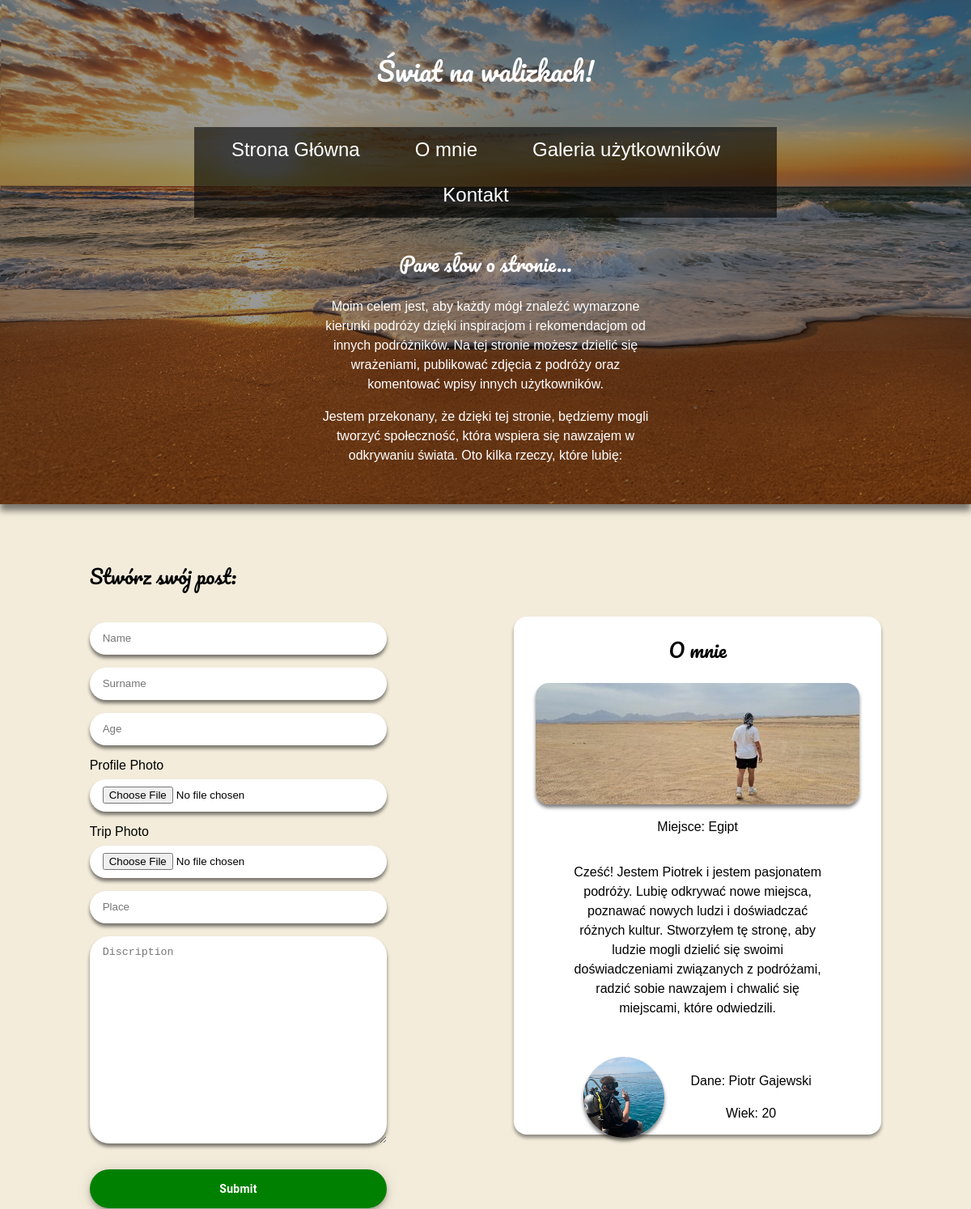
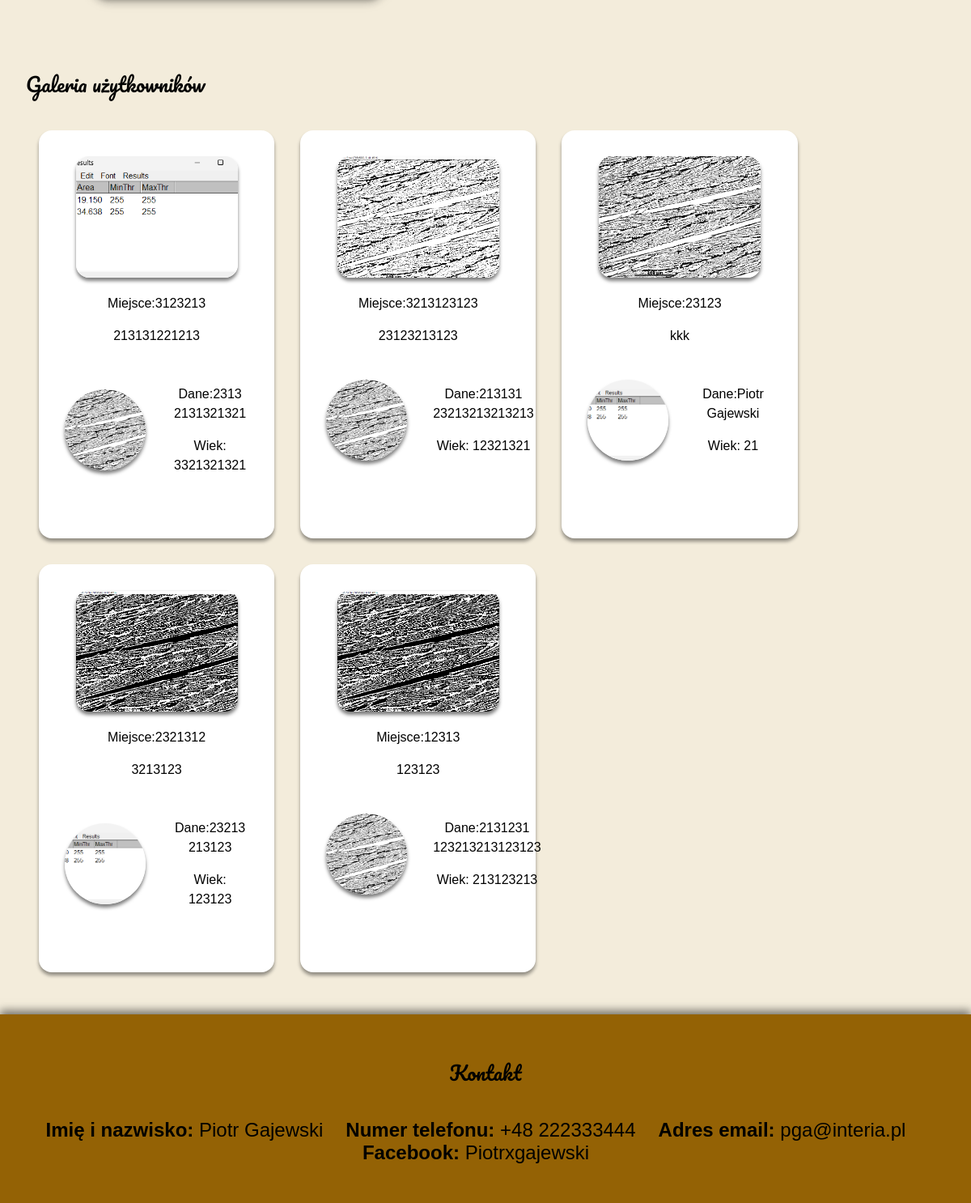
The page / on the database its author committed (2 pictures, top to bottom).
### www/models.py (models this page shows, shortened)
class Post(models.Model):
    name = models.CharField(max_length=40)
    surname = models.CharField(max_length=40)
    age = models.CharField(max_length=40)
    place = models.CharField(max_length=40)
    userphoto = models.ImageField(upload_to='images')
    photo = models.ImageField(upload_to='images')
    text = models.CharField(max_length=100, default='')
    create = models.DateTimeField(auto_now=False, auto_now_add=True)

### www/views.py (the view)
# urls.py: path('', views.index, name='index'),
def index(request):
    if request.method == 'POST':
        form = PostForm(request.POST, request.FILES)
        if form.is_valid():
            form.save()
            return redirect('index')
        else:
            print(form.errors)  # Print form errors to the console for debugging
    else:
        form = PostForm()
    posts = Post.objects.all()
    return render(request, 'www/index.html', {'form': form, 'posts': posts})

### www/forms.py
class PostForm(forms.ModelForm):
    name = forms.CharField(max_length=40, widget=forms.TextInput(attrs={'placeholder': 'Name'}))
    surname = forms.CharField(max_length=40, widget=forms.TextInput(attrs={'placeholder': 'Surname'}))
    age = forms.CharField(max_length=40, widget=forms.TextInput(attrs={'placeholder': 'Age'}))
    userphoto = forms.ImageField(widget=forms.FileInput(attrs={'placeholder': 'Choose your profile photo'}))
    place = forms.CharField(max_length=40, widget=forms.TextInput(attrs={'placeholder': 'Place'}))
    photo = forms.ImageField(widget=forms.FileInput(attrs={'placeholder': 'Choose your place photo'}))
    text = forms.CharField(max_length=50, widget=forms.Textarea(attrs={'placeholder': 'Discription'}))
    class Meta:
        model = Post
        fields = '__all__'

### www/templates/www/index.html (shortened to what this page needs)
<!DOCTYPE html>
<html lang="en">
<head>
    {% load static %}
    <link rel="stylesheet" href="{% static 'contact.css' %}">
    <link rel="stylesheet" href="{% static 'header_about.css' %}">
    <link rel="stylesheet" href="{% static 'about_me_and_form.css' %}">
    <link rel="stylesheet" href="{% static 'form.css' %}">
    <link rel="stylesheet" href="{% static 'users_gallery.css' %}">
</head>
<body>
    <section class="header_about">
        <header>
            <h1>Świat na walizkach! </h1>
            <nav>
                <ul class="navi">
                    <li><a href="#home">Strona Główna</a></li>
                    <li><a href="#about">O mnie</a></li>
                    <li><a href="#gallery">Galeria użytkowników</a></li>
                    <li><a href="#contact">Kontakt</a></li>
                </ul>
            </nav>
                <section class="about">
                    <h2>Pare słow o stronie...</h2>
                    <p>Moim celem jest, aby każdy mógł znaleźć wymarzone kierunki podróży dzięki inspiracjom i rekomendacjom od innych podróżników. Na tej stronie możesz dzielić się wrażeniami, publikować zdjęcia z podróży oraz komentować wpisy innych użytkowników.</p>
                    <p>Jestem przekonany, że dzięki tej stronie, będziemy mogli tworzyć społeczność, która wspiera się nawzajem w odkrywaniu świata. Oto kilka rzeczy, które lubię:</p>
                </section>
            </header>
    </section>
    <main>
        <section id="about" class="about_me_and_form">
            <form class="add_post_form" method="POST" enctype="multipart/form-data">
                <h2>Stwórz swój post:</h2>
                {{form.name}}
                {{form.surname}}
                {{form.age}}
                <label>Profile Photo</label>
                {{form.userphoto}}
                <label>Trip Photo</label>
                {{form.photo}}
                {{form.place}}
                {{form.text}}
                <button type="submit">Submit</button>
            </form>
            <div class="about_me">
                <h2>O mnie </h2>
                <div class="about_me-container">
                    <div class="about_me_text">
                        <img class="about_me_text_img" src="{%  static "Miejsce1.jpg" %}" alt="Zdjęcie miejsca">
                        <p>Miejsce: Egipt</p>
                        <p>Cześć! Jestem Piotrek i jestem pasjonatem podróży. Lubię odkrywać nowe miejsca, poznawać nowych ludzi i doświadczać różnych kultur. Stworzyłem tę stronę, aby ludzie mogli dzielić się swoimi doświadczeniami związanych z podróżami, radzić sobie nawzajem i chwalić się miejscami, które odwiedzili.</p>
                    </div>
                    <div class="about_me_data">
                        <img class="about_me_data_img" src="{%  static "Omnie.jpg" %}" alt="Zdjęcie użytkownika">
                        <div class="about_me_data_text">
                            <p>Dane: Piotr  Gajewski </p>
                            <p>Wiek: 20 </p>
                        </div>
                    </div>
                </div>
            </div>
        </section>
        <section id="gallery" class="gallery">
            <h2>Galeria użytkowników</h2>
            <div class="posts">
                {% for post in posts %}
                    <a class="post" href="{% url 'post_detail' post.id %}">
                        <div class="post_text_container">
                            <img class="post_photo" src="{{post.photo.url}}" alt="{{post.name}}">
                            <p>Miejsce:{{post.place}}</p>
                            <p>{{post.text}}</p>
                        </div>
                        <div class="post_data">
                            <img class="post_userphoto" src="{{post.userphoto.url}}" alt="{{post.name}}">
                            <div class="about_me_data_text">
                                <p>Dane:{{post.name}} {{post.surname}} </p>
                                <p>Wiek: {{post.age}} </p>
                            </div>
                        </div>
                    </a>
                {% endfor %}
            </div>
        </section>
        <section id="contact">
            <h2>Kontakt</h2>
            <div class="contact_info">
                <ul>
                    <li><strong>Imię i nazwisko:</strong> Piotr Gajewski</li>
                    <li><strong>Numer telefonu:</strong> +48 222333444</li>
                    <li><strong>Adres email:</strong> pga@interia.pl</li>
                    <li><strong>Facebook:</strong> <a class="fb" href="https://www.facebook.com/Piotrxgajewski">Piotrxgajewski</a></li>
                </ul>
            </div>
        </section>
</body>
</html>

### www/static/contact.css (style rules this page uses)
#contact { background-color:rgb(148, 98, 5) ; color: black; padding: 2rem; display: flex; justify-content: center; align-items: center; flex-direction: column; box-shadow: 0px -5px 10px rgba(0, 0, 0, 0.5); margin-top: 0.25rem; }
.contact_info > ul { flex-wrap: wrap; width: 100%; }
li { margin-right: 1.5rem; font-size: 1.5rem; }
.fb { padding: 0; color: #000; }

### www/static/header_about.css (style rules this page uses)
body { margin: 0; background-color: #f3ecdb; }
header { display: flex; flex-direction: column; align-items: center; text-align: center; }
.header_about { background-image: url("tło2.jpg"); background-size:cover ; background-repeat: no-repeat; background-position: center; padding: 2rem 5rem; color: #fff; position: relative; z-index: 0; margin-bottom: 1rem; box-shadow: 0px 8px 8px rgba(0, 0, 0, 0.5); }
.header_about::before { content: ''; position: absolute; top: 0; left: 0; width: 100%; height: 100%; background-color: rgba(0, 0, 0, 0.4); z-index: -1; }
nav { display: flex; flex-direction: column; align-items: center; }
h1 { font-size: 2rem; font-family: "Pacifico", cursive; font-weight: 400; }
ul { text-align: center; position: relative; z-index: 0; width: 60vw; padding: 0; }
li { font-family: Arial, Helvetica, sans-serif; display: inline; }
a { color: #fff; padding: 14px 20px; text-decoration: none; display: inline-block; }
.navi::before { content: ''; position: absolute; top: 0; left: 0; width: 100%; height: 100%; background-color: rgba(0, 0, 0, 0.6); z-index: -1; }
.about { width: 40%; }
h2 { font-family: "Pacifico", cursive; font-weight: 400; }
p { line-height: 24px; font-family: Arial, Helvetica, sans-serif; }

### www/static/about_me_and_form.css (style rules this page uses)
.about_me_and_form { padding: 2rem; display: flex; justify-content: space-around; align-items: center; font-family: Arial, Helvetica, sans-serif; }
.about_me { background-color: #fff; text-align: center; height: auto; border-radius: 16px; width: 40%; height: 40rem; box-shadow: 0px 4px 4px rgba(0, 0, 0, 0.4); }
.about_me_text { display: flex; flex-direction: column; align-items: center; justify-content: center; }
.about_me_text > p { width: 70%; }
.about_me_text_img { border-radius: 16px; width: 400px; height: 150px; object-fit: cover; box-shadow: 0px 4px 4px rgba(0, 0, 0, 0.5); }
.about_me_data { display: flex; align-items: center; justify-content: center; flex-direction:row ; margin-top: 2rem; }
.about_me_data_img { width: 100px; height:100px; margin-right: 2rem; object-fit: cover; border-radius: 50%; box-shadow: 0px 4px 4px rgba(0, 0, 0, 0.5); }

### www/static/form.css (style rules this page uses)
input[type="text"] { background-color: #fff; border-radius: 24px; line-height: 24px; border: none; color:#000; padding:0.5rem 1rem ; margin-top: 1rem; box-shadow: 0px 4px 4px rgba(0, 0, 0, 0.5); }
input[type="file"] { margin-top: 0; background-color: #fff; border-radius: 24px; line-height: 24px; border: none; color:#000; padding:0.5rem 1rem ; box-shadow: 0px 4px 4px rgba(0, 0, 0, 0.5); }
#id_text { margin-top: 1rem; background-color: #fff; border-radius: 24px; line-height: 24px; border: none; color:#000; padding:0.5rem 1rem ; box-shadow: 0px 4px 4px rgba(0, 0, 0, 0.5); }
button { font-weight: bolder; margin-top: 2rem; align-items: center; appearance: none; background-color: green; border-radius: 24px; border-style: none; box-shadow: rgba(0, 0, 0, 0.2) 0 3px 5px -1px,rgba(0, 0, 0, 0.14) 0 6px 10px 0,rgba(0, 0, 0, 0.12) 0 1px 18px 0; box-sizing: border-box; color: #fff; cursor: pointer; display: inline-flex; fill: currentcolor; font-family: "Google Sans",Roboto,Arial,sans-serif; font-size: 14px; height: 48px; justify-content: center; letter-spacing: .25px; line-height: normal; max-width: 100%; overflow: visible; padding: 2px 24px; position: relative; text-align: center; text-transform: none; transition: ease-in-out 0.5s; user-select: none; -webkit-user-select: none; touch-action: manipulation; width: auto; will-change: transform,opacity; z-index: 0; }
form { display: flex; flex-direction: column; }
label { margin-top: 1rem; margin-bottom: 0.5rem; }

### rows shown on the page
Post: photo (picture), place "3123213", text "213131221213", userphoto (picture), name "2313", surname "2131321321", age "3321321321"
Post: photo (picture), place "3213123123", text "23123213123", userphoto (picture), name "213131", surname "23213213213213", age "12321321"
Post: photo (picture), place "23123", text "kkk", userphoto (picture), name "Piotr", surname "Gajewski", age "21"
Post: photo (picture), place "2321312", text "3213123", userphoto (picture), name "23213", surname "213123", age "123123"
Post: photo (picture), place "12313", text "123123", userphoto (picture), name "2131231", surname "123213213123123", age "213123213"
